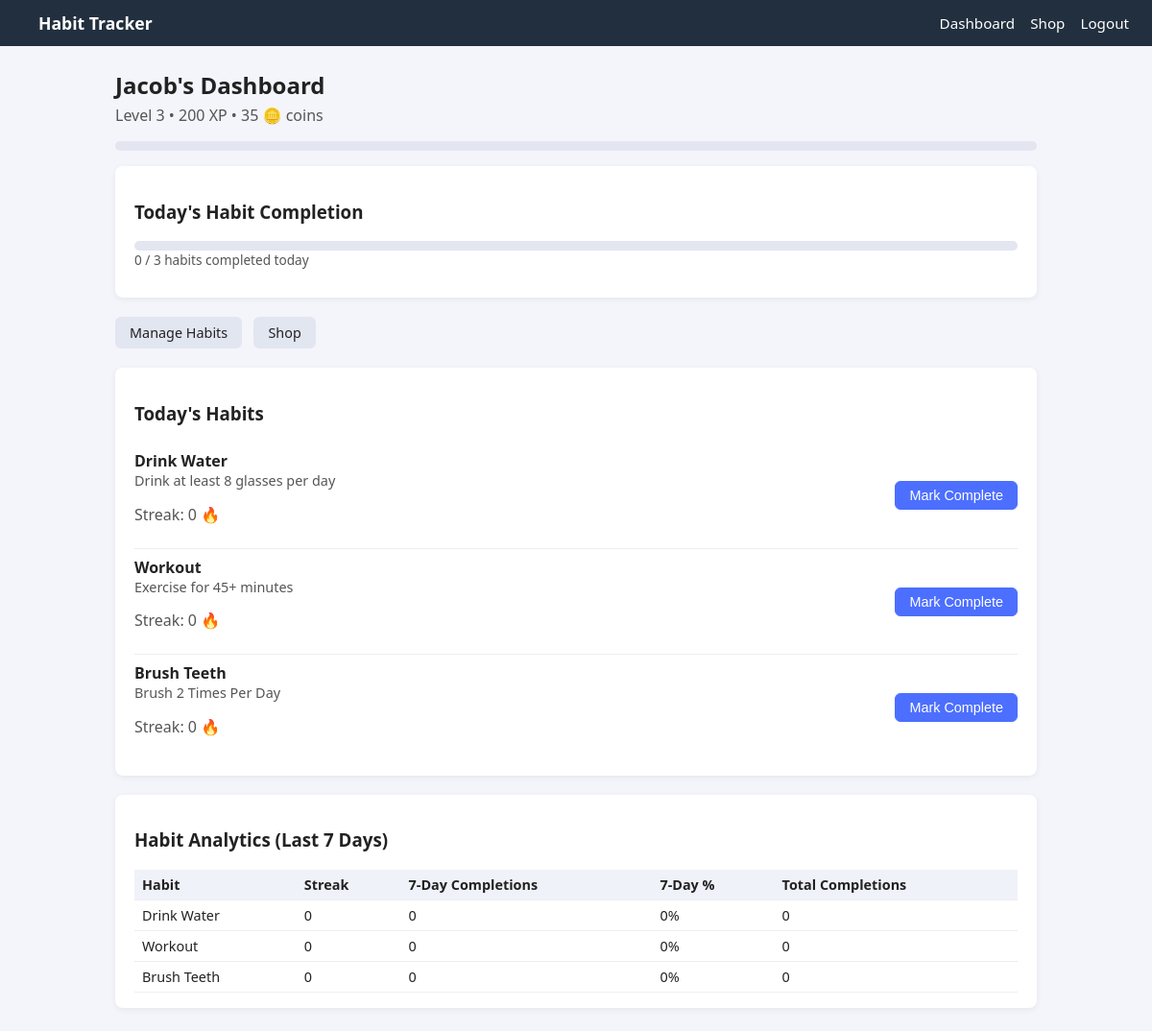
Page /dashboard (signed in) on the earlier database version.
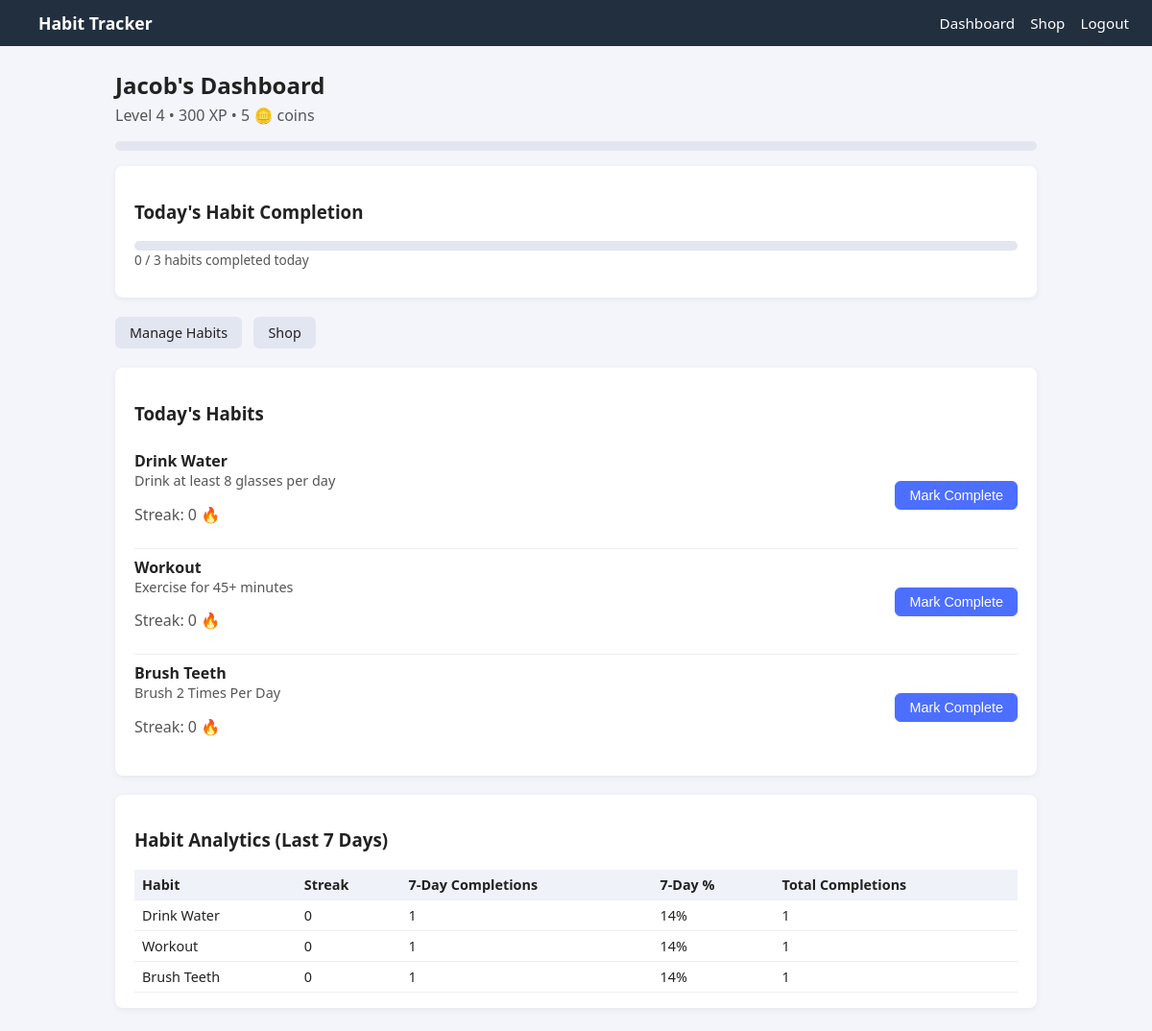
Same page on the later database version.
### app/models.py (models this page shows)
class User(db.Model, UserMixin):
    id = db.Column(db.Integer, primary_key=True)
    username = db.Column(db.String(120), unique=True, nullable=False)
    password = db.Column(db.String(200), nullable=False)
    currency = db.Column(db.Integer, default=0)
    xp = db.Column(db.Integer, default=0)
    habits = db.relationship("Habit", backref="user", lazy=True)

class Habit(db.Model):
    id = db.Column(db.Integer, primary_key=True)
    user_id = db.Column(db.Integer, db.ForeignKey("user.id"), nullable=False)
    name = db.Column(db.String(100), nullable=False)
    description = db.Column(db.String(250), default="")
    created_at = db.Column(db.DateTime, default=datetime.utcnow)
    progresses = db.relationship("HabitProgress", backref="habit", lazy=True, cascade="all, delete-orphan")

### app/routes.py (the view)
@main.route("/dashboard")
@login_required
def dashboard():
    habits = Habit.query.filter_by(user_id=current_user.id).all()
    habit_data = []
    analytics = []
    today = date.today()
    week_ago = today - timedelta(days=6)
    completed_today_count = 0
    for h in habits:
        today_prog = HabitProgress.query.filter_by(
            habit_id=h.id, day=today
        ).first()
        completed_today = bool(today_prog and today_prog.completed)
        if completed_today:
            completed_today_count += 1
        streak = calculate_streak(h)
        last_week_progs = HabitProgress.query.filter(
            HabitProgress.habit_id == h.id,
            HabitProgress.day >= week_ago,
            HabitProgress.day <= today,
        ).all()
        completed_count = sum(1 for p in last_week_progs if p.completed)
        completion_rate = int((completed_count / 7) * 100)
        total_completions = HabitProgress.query.filter_by(
            habit_id=h.id, completed=True
        ).count()
        habit_data.append({
            "habit": h,
            "completed_today": completed_today,
            "streak": streak,
        })
        analytics.append({
            "habit": h,
            "streak": streak,
            "completed_last_7": completed_count,
            "completion_rate_7": completion_rate,
            "total_completions": total_completions,
        })
    xp_info = get_xp_progress(current_user.xp)
    total_habits = len(habits)
    if total_habits > 0:
        daily_percent = int((completed_today_count / total_habits) * 100)
    else:
        daily_percent = 0
    daily_info = {
        "completed": completed_today_count,
        "total": total_habits,
        "percent": daily_percent,
    }
    return render_template(
        "dashboard.html",
        habit_data=habit_data,
        analytics=analytics,
        xp_info=xp_info,
        daily_info=daily_info,
        user=current_user,
    )

### app/__init__.py (called while the page is built)
def create_app():
    app = Flask(__name__, instance_relative_config=True)
    app.config.from_mapping(
        SECRET_KEY="devkey",  # change in production
        SQLALCHEMY_DATABASE_URI="sqlite:///app.db",
        SQLALCHEMY_TRACK_MODIFICATIONS=False
    )
    db.init_app(app)
    login_manager.init_app(app)
    login_manager.login_view = "auth.login"
    from .models import User
    @login_manager.user_loader
    def load_user(user_id):
        return User.query.get(int(user_id))
    from .routes import main
    from .auth import auth
    from .shop import shop
    app.register_blueprint(main)
    app.register_blueprint(auth)
    app.register_blueprint(shop)
    try:
        os.makedirs(app.instance_path)
    except OSError:
        pass
    return app

### app/utils.py (called while the page is built)
def calculate_streak(habit):
    streak = 0
    current_day = date.today()
    while True:
        prog = HabitProgress.query.filter_by(
            habit_id=habit.id, day=current_day, completed=True
        ).first()
        if prog:
            streak += 1
            current_day -= timedelta(days=1)
        else:
            break
    return streak

### app/templates/dashboard.html (shortened to what this page needs)
{% extends "base.html" %} {% block content %}
<div class="page-header">
  <h2>{{ user.username }}'s Dashboard</h2>
  <p>
    Level {{ xp_info.level }} • {{ user.xp }} XP • {{ user.currency }} 🪙 coins
  </p>
  <div class="progress-bar">
  </div>
  <div class="card" style="margin-top: 16px">
    <h3>Today's Habit Completion</h3>
    <div class="progress-bar">
    </div>
    <p class="progress-text">
      {{ daily_info['completed'] }} / {{ daily_info['total'] }} habits completed
      today
    </p>
  </div>
  <div class="page-actions">
    <a class="btn" href="{{ url_for('main.habits') }}">Manage Habits</a>
    <a class="btn" href="{{ url_for('shop.shop_home') }}">Shop</a>
  </div>
  <div class="card">
    <h3>Today's Habits</h3>
    {% if habit_data|length == 0 %}
    <p>No habits yet. Add one!</p>
    {% else %} {% for item in habit_data %}
    <div class="habit-item">
      <div>
        <strong>{{ item.habit.name }}</strong>
        <p class="muted">{{ item.habit.description }}</p>
        <p>Streak: {{ item.streak }} 🔥</p>
      </div>
      <div class="habit-actions">
        {% if item.completed_today %}
        <span class="badge badge-success">Completed ✅</span>
        {% else %}
        <form
          method="POST"
          action="{{ url_for('main.complete_habit', habit_id=item.habit.id) }}"
        >
          <button type="submit" class="btn btn-primary">Mark Complete</button>
        </form>
        {% endif %}
      </div>
    </div>
    {% endfor %} {% endif %}
  </div>
  <div class="card">
    <h3>Habit Analytics (Last 7 Days)</h3>
    {% if analytics|length == 0 %}
    <p>No data yet. Complete some habits to see stats.</p>
    {% else %}
    <table class="stats-table">
      <thead>
        <tr>
          <th>Habit</th>
          <th>Streak</th>
          <th>7-Day Completions</th>
          <th>7-Day %</th>
          <th>Total Completions</th>
        </tr>
      </thead>
      <tbody>
        {% for row in analytics %}
        <tr>
          <td>{{ row.habit.name }}</td>
          <td>{{ row.streak }}</td>
          <td>{{ row.completed_last_7 }}</td>
          <td>{{ row.completion_rate_7 }}%</td>
          <td>{{ row.total_completions }}</td>
        </tr>
        {% endfor %}
      </tbody>
    </table>
    {% endif %}
  </div>
</div>
{% endblock %}

Differences in the rows shown:
changed User "Jacob": xp "200" → "300"; currency "35" → "5"
Other differences:
{{ xp_info.level }}: "3" → "4"
new list line: "Drink Water"
new list line: "0 1 14 % 1"
new list line: "Workout"
new list line: "Brush Teeth"
list line gone: "Drink Water"
list line gone: "0 0 0 % 0"
list line gone: "Workout"
list line gone: "Brush Teeth"
